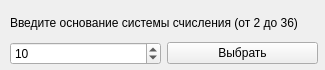
<?xml version="1.0" encoding="UTF-8"?>
<ui version="4.0">
 <class>Form</class>
 <widget class="QWidget" name="Form">
  <property name="geometry">
   <rect>
    <x>0</x>
    <y>0</y>
    <width>325</width>
    <height>70</height>
   </rect>
  </property>
  <property name="windowTitle">
   <string>Form</string>
  </property>
  <widget class="QWidget" name="layoutWidget">
   <property name="geometry">
    <rect>
     <x>10</x>
     <y>10</y>
     <width>308</width>
     <height>55</height>
    </rect>
   </property>
   <layout class="QVBoxLayout" name="verticalLayout">
    <item>
     <widget class="QLabel" name="label">
      <property name="text">
       <string>Введите основание системы счисления (от 2 до 36)</string>
      </property>
     </widget>
    </item>
    <item>
     <layout class="QHBoxLayout" name="horizontalLayout">
      <item>
       <widget class="QSpinBox" name="spinBox">
        <property name="inputMethodHints">
         <set>Qt::ImhDigitsOnly</set>
        </property>
        <property name="minimum">
         <number>2</number>
        </property>
        <property name="maximum">
         <number>36</number>
        </property>
        <property name="value">
         <number>10</number>
        </property>
       </widget>
      </item>
      <item>
       <widget class="QPushButton" name="pushButton">
        <property name="text">
         <string>Выбрать</string>
        </property>
       </widget>
      </item>
     </layout>
    </item>
   </layout>
  </widget>
 </widget>
 <resources/>
 <connections>
  <connection>
   <sender>pushButton</sender>
   <signal>clicked()</signal>
   <receiver>Form</receiver>
   <slot>close()</slot>
   <hints>
    <hint type="sourcelabel">
     <x>268</x>
     <y>53</y>
    </hint>
    <hint type="destinationlabel">
     <x>269</x>
     <y>69</y>
    </hint>
   </hints>
  </connection>
 </connections>
</ui>
